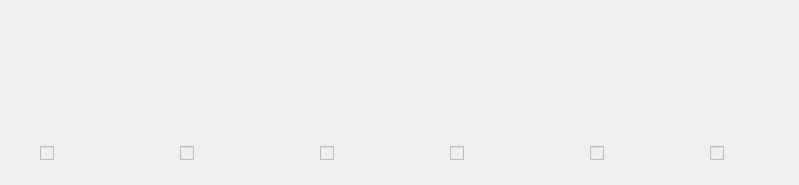
    <widget class="QWidget" name="scrollAreaWidgetContents_4">
     <property name="geometry">
      <rect>
       <x>0</x>
       <y>0</y>
       <width>799</width>
       <height>185</height>
      </rect>
     </property>
     <property name="minimumSize">
      <size>
       <width>799</width>
       <height>0</height>
      </size>
     </property>
     <widget class="QWidget" name="verticalLayoutWidget_6">
      <property name="geometry">
       <rect>
        <x>-10</x>
        <y>10</y>
        <width>801</width>
        <height>161</height>
       </rect>
      </property>
      <layout class="QVBoxLayout" name="verticalLayout_10">
       <item>
        <widget class="QWidget" name="widget_2" native="true">
         <widget class="QCheckBox" name="CheckPattern6">
          <property name="enabled">
           <bool>false</bool>
          </property>
          <property name="geometry">
           <rect>
            <x>720</x>
            <y>130</y>
            <width>95</width>
            <height>26</height>
           </rect>
          </property>
          <property name="text">
           <string/>
          </property>
         </widget>
         <widget class="QWidget" name="horizontalLayoutWidget_12">
          <property name="geometry">
           <rect>
            <x>160</x>
            <y>0</y>
            <width>101</width>
            <height>121</height>
           </rect>
          </property>
          <layout class="QHBoxLayout" name="PrevPattern2"/>
         </widget>
         <widget class="QWidget" name="horizontalLayoutWidget_17">
          <property name="geometry">
           <rect>
            <x>300</x>
            <y>0</y>
            <width>101</width>
            <height>121</height>
           </rect>
          </property>
          <layout class="QHBoxLayout" name="PrevPattern3"/>
         </widget>
         <widget class="QCheckBox" name="CheckPattern4">
          <property name="enabled">
           <bool>false</bool>
          </property>
          <property name="geometry">
           <rect>
            <x>460</x>
            <y>130</y>
            <width>95</width>
            <height>26</height>
           </rect>
          </property>
          <property name="text">
           <string/>
          </property>
         </widget>
         <widget class="QCheckBox" name="CheckPattern5">
          <property name="enabled">
           <bool>false</bool>
          </property>
          <property name="geometry">
           <rect>
            <x>600</x>
            <y>130</y>
            <width>95</width>
            <height>26</height>
           </rect>
          </property>
          <property name="text">
           <string/>
          </property>
         </widget>
         <widget class="QWidget" name="horizontalLayoutWidget_15">
          <property name="geometry">
           <rect>
            <x>560</x>
            <y>0</y>
            <width>101</width>
            <height>121</height>
           </rect>
          </property>
          <layout class="QHBoxLayout" name="PrevPattern5"/>
         </widget>
         <widget class="QWidget" name="horizontalLayoutWidget_11">
          <property name="geometry">
           <rect>
            <x>30</x>
            <y>0</y>
            <width>101</width>
            <height>121</height>
           </rect>
          </property>
          <layout class="QHBoxLayout" name="PrevPattern1">
           <property name="sizeConstraint">
            <enum>QLayout::SetMinAndMaxSize</enum>
           </property>
          </layout>
         </widget>
         <widget class="QCheckBox" name="CheckPattern3">
          <property name="enabled">
           <bool>false</bool>
          </property>
          <property name="geometry">
           <rect>
            <x>330</x>
            <y>130</y>
            <width>95</width>
            <height>26</height>
           </rect>
          </property>
          <property name="text">
           <string/>
          </property>
         </widget>
         <widget class="QWidget" name="horizontalLayoutWidget_14">
          <property name="geometry">
           <rect>
            <x>680</x>
            <y>0</y>
            <width>101</width>
            <height>121</height>
           </rect>
          </property>
          <layout class="QHBoxLayout" name="PrevPattern6"/>
         </widget>
         <widget class="QCheckBox" name="CheckPattern1">
          <property name="enabled">
           <bool>false</bool>
          </property>
          <property name="geometry">
           <rect>
            <x>50</x>
            <y>130</y>
            <width>95</width>
            <height>26</height>
           </rect>
          </property>
          <property name="text">
           <string/>
          </property>
         </widget>
         <widget class="QWidget" name="horizontalLayoutWidget_16">
          <property name="geometry">
           <rect>
            <x>430</x>
            <y>0</y>
            <width>101</width>
            <height>121</height>
           </rect>
          </property>
          <layout class="QHBoxLayout" name="PrevPattern4"/>
         </widget>
         <widget class="QCheckBox" name="CheckPattern2">
          <property name="enabled">
           <bool>false</bool>
          </property>
          <property name="geometry">
           <rect>
            <x>190</x>
            <y>130</y>
            <width>95</width>
            <height>26</height>
           </rect>
          </property>
          <property name="text">
           <string/>
          </property>
         </widget>
        </widget>
       </item>
      </layout>
     </widget>
    </widget>
